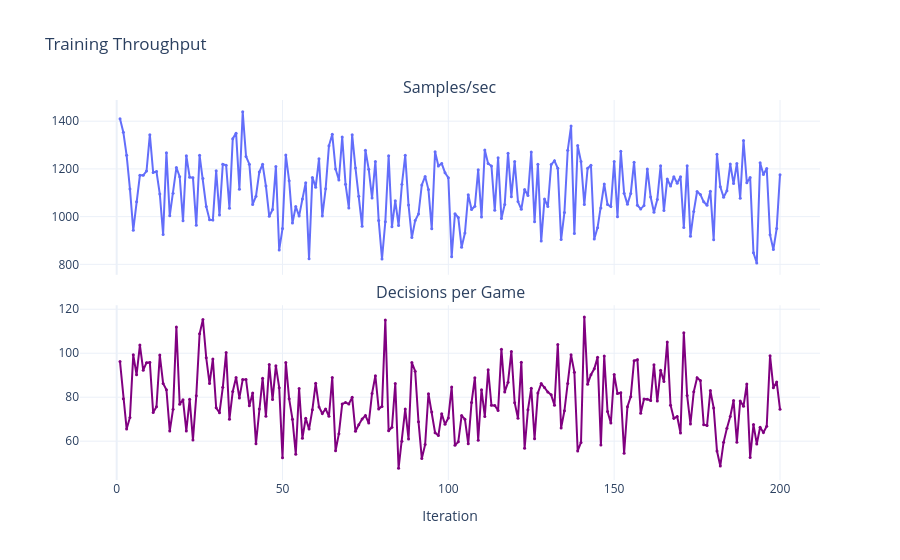

Notebook code for this chart:
### Markdown cell above
## Training Throughput

How many samples per second and decisions per game. Useful for spotting
performance regressions or understanding iteration time.

### Code cell
if not ppo.empty:
    fig = make_subplots(rows=2, cols=1, shared_xaxes=True,
                        subplot_titles=["Samples/sec", "Decisions per Game"],
                        vertical_spacing=0.08)
    fig.add_trace(go.Scatter(x=ppo["iter"], y=ppo["samples_per_sec"],
                             mode="lines+markers", name="samples/s",
                             marker=dict(size=3)), row=1, col=1)
    fig.add_trace(go.Scatter(x=ppo["iter"], y=ppo["decisions_per_game"],
                             mode="lines+markers", name="decisions/game",
                             marker=dict(size=3),
                             line=dict(color="purple")), row=2, col=1)
    fig.update_layout(height=450, title="Training Throughput",
                      xaxis2_title="Iteration", showlegend=False)
    fig.show()

### Figure 1 — Plotly figure (JSON) as saved in the notebook; plotly's stock layout.template omitted (floating-point values rounded to 4 significant figures; data arrays with more than 128 entries replaced by an {"elided": "..."} marker saying what was removed)
{"data": [{"marker": {"size": 3}, "mode": "lines+markers", "name": "samples/s", "type": "scatter", "x": {"elided": "200 int values"}, "xaxis": "x", "y": {"elided": "200 float values"}, "yaxis": "y"}, {"line": {"color": "purple"}, "marker": {"size": 3}, "mode": "lines+markers", "name": "decisions/game", "type": "scatter", "x": {"elided": "200 int values"}, "xaxis": "x2", "y": {"elided": "200 float values"}, "yaxis": "y2"}], "layout": {"annotations": [{"font": {"size": 16}, "showarrow": false, "text": "Samples/sec", "x": 0.5, "xanchor": "center", "xref": "paper", "y": 1, "yanchor": "bottom", "yref": "paper"}, {"font": {"size": 16}, "showarrow": false, "text": "Decisions per Game", "x": 0.5, "xanchor": "center", "xref": "paper", "y": 0.46, "yanchor": "bottom", "yref": "paper"}], "autosize": true, "showlegend": false, "title": {"text": "Training Throughput"}, "xaxis": {"anchor": "y", "autorange": true, "domain": [0, 1], "matches": "x2", "range": [-10.74, 211.7], "showticklabels": false, "type": "linear"}, "xaxis2": {"anchor": "y2", "autorange": true, "domain": [0, 1], "range": [-10.74, 211.7], "title": {"text": "Iteration"}, "type": "linear"}, "yaxis": {"anchor": "x", "autorange": true, "domain": [0.54, 1], "range": [750.2, 1495.0], "type": "linear"}, "yaxis2": {"anchor": "x2", "autorange": true, "domain": [0, 0.46], "range": [41.7, 122.5], "type": "linear"}}}
